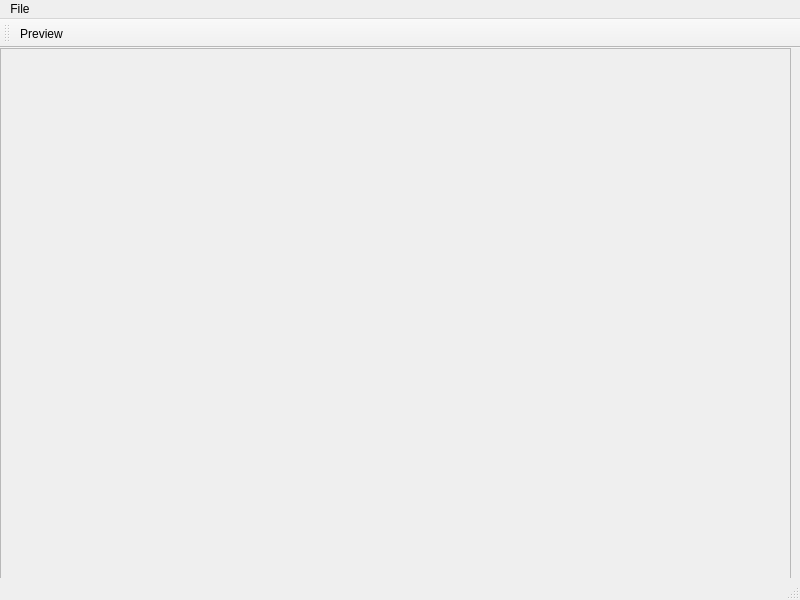
<ui version="4.0" >
 <class>MainWindow</class>
 <widget class="QMainWindow" name="MainWindow" >
  <property name="geometry" >
   <rect>
    <x>0</x>
    <y>0</y>
    <width>800</width>
    <height>600</height>
   </rect>
  </property>
  <property name="windowTitle" >
   <string>Track Editor 0.0.1</string>
  </property>
  <widget class="QWidget" name="centralwidget" >
   <widget class="QScrollArea" name="scrollArea" >
    <property name="geometry" >
     <rect>
      <x>0</x>
      <y>0</y>
      <width>791</width>
      <height>551</height>
     </rect>
    </property>
    <property name="widgetResizable" >
     <bool>true</bool>
    </property>
    <widget class="QWidget" name="scrollAreaWidgetContents" >
     <property name="geometry" >
      <rect>
       <x>0</x>
       <y>0</y>
       <width>1218</width>
       <height>1218</height>
      </rect>
     </property>
     <layout class="QHBoxLayout" name="horizontalLayout" >
      <item>
       <widget class="TileEditorView" name="tileEditorView" />
      </item>
     </layout>
    </widget>
   </widget>
  </widget>
  <widget class="QMenuBar" name="menubar" >
   <property name="geometry" >
    <rect>
     <x>0</x>
     <y>0</y>
     <width>800</width>
     <height>22</height>
    </rect>
   </property>
   <widget class="QMenu" name="menuFile" >
    <property name="title" >
     <string>File</string>
    </property>
    <addaction name="actionNew" />
    <addaction name="actionOpen" />
    <addaction name="actionSave" />
    <addaction name="actionSave_As" />
    <addaction name="separator" />
    <addaction name="actionQuit" />
   </widget>
   <addaction name="menuFile" />
  </widget>
  <widget class="QStatusBar" name="statusbar" />
  <widget class="QToolBar" name="toolBar" >
   <property name="windowTitle" >
    <string>toolBar</string>
   </property>
   <attribute name="toolBarArea" >
    <enum>TopToolBarArea</enum>
   </attribute>
   <attribute name="toolBarBreak" >
    <bool>false</bool>
   </attribute>
   <addaction name="actionPreview" />
  </widget>
  <action name="actionNew" >
   <property name="text" >
    <string>New</string>
   </property>
   <property name="shortcut" >
    <string>Ctrl+N</string>
   </property>
  </action>
  <action name="actionOpen" >
   <property name="text" >
    <string>Open</string>
   </property>
   <property name="shortcut" >
    <string>Ctrl+O</string>
   </property>
  </action>
  <action name="actionSave" >
   <property name="text" >
    <string>Save</string>
   </property>
   <property name="shortcut" >
    <string>Ctrl+S</string>
   </property>
  </action>
  <action name="actionSave_As" >
   <property name="text" >
    <string>Save As</string>
   </property>
   <property name="shortcut" >
    <string>Ctrl+Shift+S</string>
   </property>
  </action>
  <action name="actionQuit" >
   <property name="checkable" >
    <bool>true</bool>
   </property>
   <property name="text" >
    <string>Quit</string>
   </property>
   <property name="shortcut" >
    <string>Ctrl+Q</string>
   </property>
  </action>
  <action name="actionPreview" >
   <property name="checkable" >
    <bool>false</bool>
   </property>
   <property name="text" >
    <string>Preview</string>
   </property>
  </action>
 </widget>
 <customwidgets>
  <customwidget>
   <class>TileEditorView</class>
   <extends>QWidget</extends>
   <header>tileeditorview</header>
  </customwidget>
 </customwidgets>
 <resources/>
 <connections>
  <connection>
   <sender>actionSave</sender>
   <signal>triggered()</signal>
   <receiver>tileEditorView</receiver>
   <slot>on_actionSave_triggered()</slot>
   <hints>
    <hint type="sourcelabel" >
     <x>-1</x>
     <y>-1</y>
    </hint>
    <hint type="destinationlabel" >
     <x>610</x>
     <y>632</y>
    </hint>
   </hints>
  </connection>
  <connection>
   <sender>actionOpen</sender>
   <signal>triggered()</signal>
   <receiver>tileEditorView</receiver>
   <slot>on_actionLoad_triggered()</slot>
   <hints>
    <hint type="sourcelabel" >
     <x>-1</x>
     <y>-1</y>
    </hint>
    <hint type="destinationlabel" >
     <x>610</x>
     <y>632</y>
    </hint>
   </hints>
  </connection>
  <connection>
   <sender>actionQuit</sender>
   <signal>triggered()</signal>
   <receiver>tileEditorView</receiver>
   <slot>on_actionQuit_triggered()</slot>
   <hints>
    <hint type="sourcelabel" >
     <x>-1</x>
     <y>-1</y>
    </hint>
    <hint type="destinationlabel" >
     <x>610</x>
     <y>658</y>
    </hint>
   </hints>
  </connection>
  <connection>
   <sender>actionNew</sender>
   <signal>triggered()</signal>
   <receiver>tileEditorView</receiver>
   <slot>on_actionNew_triggered()</slot>
   <hints>
    <hint type="sourcelabel" >
     <x>-1</x>
     <y>-1</y>
    </hint>
    <hint type="destinationlabel" >
     <x>610</x>
     <y>658</y>
    </hint>
   </hints>
  </connection>
 </connections>
</ui>
